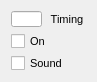
  <widget class="QWidget" name="layoutWidget_6">
   <property name="geometry">
    <rect>
     <x>510</x>
     <y>650</y>
     <width>79</width>
     <height>64</height>
    </rect>
   </property>
   <layout class="QVBoxLayout" name="verticalLayout_43">
    <item>
     <layout class="QHBoxLayout" name="horizontalLayout_16">
      <item>
       <widget class="QLineEdit" name="unit1UniselTimingLineEdit_4">
        <property name="sizePolicy">
         <sizepolicy hsizetype="Fixed" vsizetype="Fixed">
          <horstretch>0</horstretch>
          <verstretch>0</verstretch>
         </sizepolicy>
        </property>
        <property name="minimumSize">
         <size>
          <width>31</width>
          <height>16</height>
         </size>
        </property>
        <property name="maximumSize">
         <size>
          <width>31</width>
          <height>16</height>
         </size>
        </property>
        <property name="font">
         <font>
          <pointsize>8</pointsize>
         </font>
        </property>
       </widget>
      </item>
      <item>
       <widget class="QLabel" name="label_48">
        <property name="sizePolicy">
         <sizepolicy hsizetype="Fixed" vsizetype="Preferred">
          <horstretch>0</horstretch>
          <verstretch>0</verstretch>
         </sizepolicy>
        </property>
        <property name="minimumSize">
         <size>
          <width>38</width>
          <height>16</height>
         </size>
        </property>
        <property name="maximumSize">
         <size>
          <width>38</width>
          <height>16</height>
         </size>
        </property>
        <property name="font">
         <font>
          <pointsize>8</pointsize>
         </font>
        </property>
        <property name="text">
         <string>Timing</string>
        </property>
        <property name="alignment">
         <set>Qt::AlignCenter</set>
        </property>
       </widget>
      </item>
     </layout>
    </item>
    <item>
     <widget class="QCheckBox" name="unit1UniselOnCheckBox_4">
      <property name="sizePolicy">
       <sizepolicy hsizetype="Fixed" vsizetype="Fixed">
        <horstretch>0</horstretch>
        <verstretch>0</verstretch>
       </sizepolicy>
      </property>
      <property name="minimumSize">
       <size>
        <width>40</width>
        <height>16</height>
       </size>
      </property>
      <property name="maximumSize">
       <size>
        <width>40</width>
        <height>16</height>
       </size>
      </property>
      <property name="font">
       <font>
        <pointsize>8</pointsize>
       </font>
      </property>
      <property name="text">
       <string>On</string>
      </property>
     </widget>
    </item>
    <item>
     <widget class="QCheckBox" name="unit1UniselSoundCheckBox_4">
      <property name="sizePolicy">
       <sizepolicy hsizetype="Fixed" vsizetype="Fixed">
        <horstretch>0</horstretch>
        <verstretch>0</verstretch>
       </sizepolicy>
      </property>
      <property name="minimumSize">
       <size>
        <width>60</width>
        <height>16</height>
       </size>
      </property>
      <property name="maximumSize">
       <size>
        <width>60</width>
        <height>16</height>
       </size>
      </property>
      <property name="font">
       <font>
        <pointsize>8</pointsize>
       </font>
      </property>
      <property name="text">
       <string>Sound</string>
      </property>
     </widget>
    </item>
   </layout>
  </widget>
